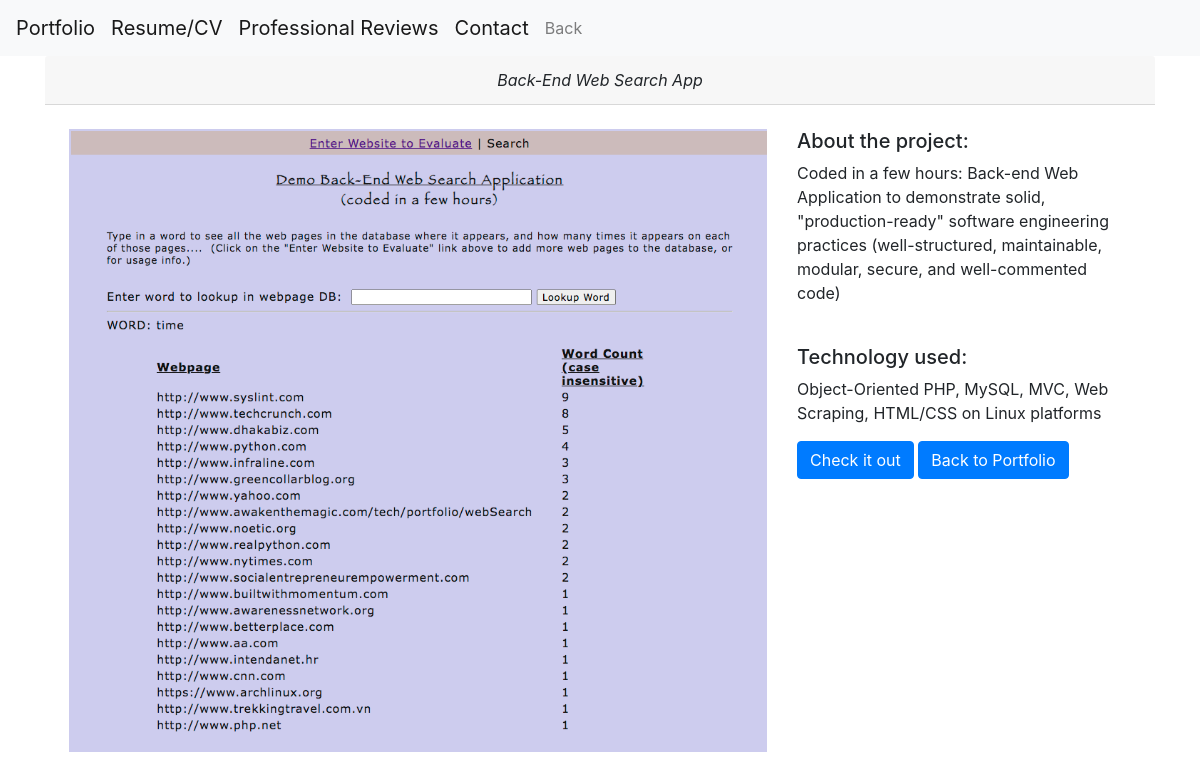
The app's page /projects/2 with its own data.
### projects/models.py (models this page shows, shortened)
class Project(models.Model):
    class Meta:
        ordering = ['order']
    order = models.PositiveSmallIntegerField(default=1)
    title = models.CharField(max_length=100, default='')
    description = models.TextField(default='')
    technology = models.TextField(default='')
    image = models.CharField(max_length=100)
    project_link = models.URLField(blank=True)  # Hyperlink to live app hosted elsewhere

### projects/views.py (the view)
# urls.py: path('<int:pk>', views.project_detail, name="project_detail"),
def project_detail(request, pk):
    project = Project.objects.get(pk=pk)
    return render(request, 'projects/project_detail.html', {'project': project})

### projects/templates/projects/project_detail.html
{% extends 'projects/base.html' %}
{% load static %}
{% block page_content %}
<div class="card-header text-center font-italic">{{ project.title }}</div>
<div class="p-4 row">
    <div class="col-md-8">
	  <a href="{{ project.project_link }}" target="_blank">
        <img src="{% static project.image %}"  alt="screenshot for {{project.title}} project" width="100%">
	  </a>
    </div>
    <div class="col-md-4">
        <h5>About the project:</h5>
        <p>{{ project.description|safe }}</p>
        <br>
        <h5>Technology used:</h5>
        <p>{{ project.technology|safe }}</p>
        <a href="{{ project.project_link }}" class="btn btn-primary" target="_blank">Check it out</a>
        <a href="{% url 'projects:all_projects' %}"  class="btn btn-primary">Back to Portfolio</a>
    </div>
</div>
{% endblock %}

### records on screen
Project: title "Back-End Web Search App", image (picture), description "Coded in a few hours: Back-end Web Application to demonstrate solid, \"production-ready\" software engineering practices (well-structured, maintainable, modular, secure, and well-commented code)", technology "Object-Oriented PHP, MySQL, MVC, Web Scraping, HTML/CSS on Linux platforms"
